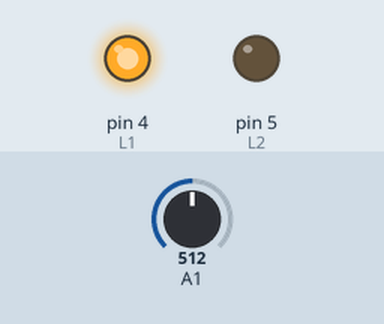
Bench run of a sketch on a simulated Arduino Uno, built with avr-gcc and run on an emulated ATmega328P. Shown: output pins drawn as LEDs (lit = HIGH). Inputs (shaded band) come from the test bench; at power-on: A1 = 512.

Above: at 1.2 s.
1.3 s: A1 set to 493
At 2.3 s:
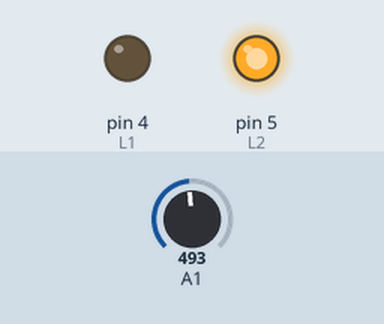
2.8 s: A1 set to 521
At 3.7 s:
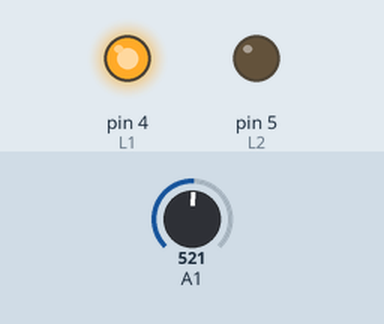
4.3 s: A1 set to 511
At 5.7 s:
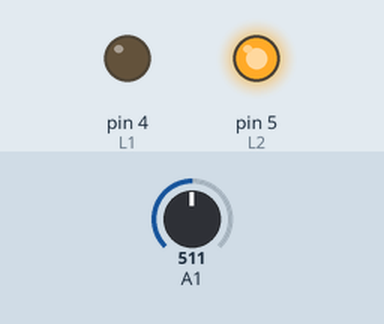
Timing chart, 0 to 7.3 s (numbered marks = the images above; inputs shaded):
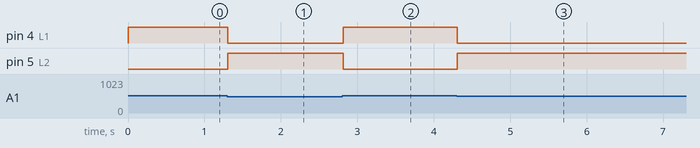

The sketch:

Robot_peureux.ino
```cpp
#define L1 4
#define L2 5

void setup() {
  pinMode(L1, OUTPUT);
  pinMode(L2, OUTPUT);
  pinMode(A1, INPUT);
}

void loop() {
  int valorlido;
  valorlido = analogRead(A1);
  if(valorlido > 511){
    digitalWrite(L1,HIGH);
    digitalWrite(L2,LOW);
  }
  else{
    digitalWrite(L2, HIGH);
    digitalWrite(L1, LOW);
  }
  delay(20);
}
```

Measured:
- the behaviour switches between 512 and 511 on A1 (found by bisection; images 0 and 1)
- after the input at 1.3 s, pin 4 (L1): HIGH → LOW at once; pin 5 (L2): LOW → HIGH at once
- after the input at 2.8 s, pin 4 (L1): LOW → HIGH at once; pin 5 (L2): HIGH → LOW at once
- after the input at 4.3 s, pin 4 (L1): HIGH → LOW at once; pin 5 (L2): LOW → HIGH at once
